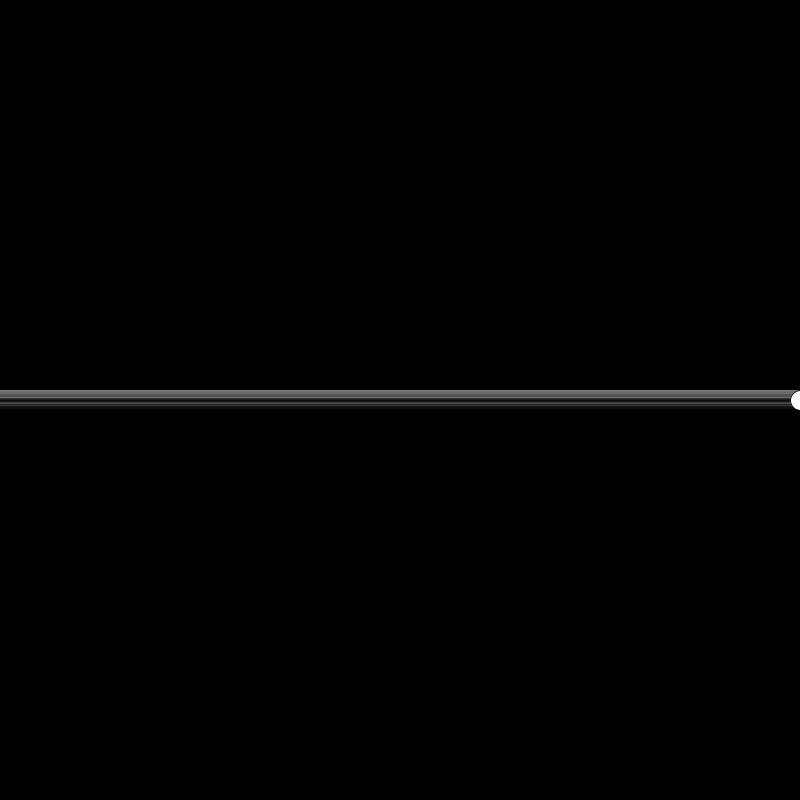
Frame 1 (no input)
Frame 60 (the mouse pressed at the canvas centre just before this capture): identical to frame 1, image omitted
Frame 120 (the mouse held since frame 60 and released just before this capture): blank canvas, image omitted

The Processing sketch that drew this single still picture (run headless with seeded random() and noise(); from frame 60 on, the mouse is pressed at the canvas centre):

// Processing sketch: ellipseMouseX
// ── ellipseMouseX.pde

int speed = 40;

void setup(){
  size(800,800);
}

void draw(){
  background(0);
  
  int xPos = 0;
  while(xPos < width){
    if(mouseX < 1){
      xPos = xPos + 1;
    }
    if(mouseX >= 1){
      xPos = xPos +mouseX;
    }
    ellipse(xPos, 400, 20,20);
  }
}
